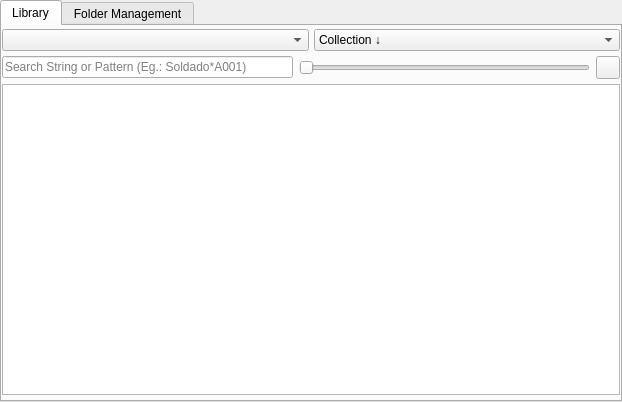
<?xml version="1.0" encoding="UTF-8"?>
<ui version="4.0">
 <class>AssetGallery</class>
 <widget class="QWidget" name="AssetGallery">
  <property name="geometry">
   <rect>
    <x>0</x>
    <y>0</y>
    <width>622</width>
    <height>402</height>
   </rect>
  </property>
  <property name="windowTitle">
   <string>Form</string>
  </property>
  <layout class="QVBoxLayout" name="verticalLayout_2">
   <property name="leftMargin">
    <number>0</number>
   </property>
   <property name="topMargin">
    <number>0</number>
   </property>
   <property name="rightMargin">
    <number>0</number>
   </property>
   <property name="bottomMargin">
    <number>0</number>
   </property>
   <item>
    <widget class="QTabWidget" name="tabWidget">
     <property name="whatsThis">
      <string notr="true"/>
     </property>
     <property name="currentIndex">
      <number>0</number>
     </property>
     <widget class="QWidget" name="libraryTab">
      <attribute name="title">
       <string>Library</string>
      </attribute>
      <layout class="QVBoxLayout" name="verticalLayout">
       <property name="spacing">
        <number>5</number>
       </property>
       <property name="leftMargin">
        <number>0</number>
       </property>
       <property name="topMargin">
        <number>3</number>
       </property>
       <property name="rightMargin">
        <number>0</number>
       </property>
       <property name="bottomMargin">
        <number>0</number>
       </property>
       <item>
        <widget class="QWidget" name="widget" native="true">
         <layout class="QHBoxLayout" name="horizontalLayout_2">
          <property name="spacing">
           <number>5</number>
          </property>
          <property name="leftMargin">
           <number>0</number>
          </property>
          <property name="topMargin">
           <number>0</number>
          </property>
          <property name="rightMargin">
           <number>0</number>
          </property>
          <property name="bottomMargin">
           <number>0</number>
          </property>
          <item>
           <widget class="QComboBox" name="rootBox"/>
          </item>
          <item>
           <widget class="QComboBox" name="collectionsBox">
            <property name="currentText">
             <string>Collection ↓ </string>
            </property>
            <item>
             <property name="text">
              <string>Collection ↓ </string>
             </property>
            </item>
           </widget>
          </item>
         </layout>
        </widget>
       </item>
       <item>
        <widget class="QWidget" name="libraryTopBarContainer" native="true">
         <layout class="QHBoxLayout" name="horizontalLayout">
          <property name="leftMargin">
           <number>0</number>
          </property>
          <property name="topMargin">
           <number>0</number>
          </property>
          <property name="rightMargin">
           <number>0</number>
          </property>
          <property name="bottomMargin">
           <number>0</number>
          </property>
          <item>
           <widget class="QLineEdit" name="searchBar">
            <property name="placeholderText">
             <string>Search String or Pattern (Eg.: Soldado*A001)</string>
            </property>
           </widget>
          </item>
          <item>
           <widget class="QSlider" name="thumbnailSizeSlider">
            <property name="toolTip">
             <string comment="AAAAAAAAAAAAAAAAAAAAAAAAAAAAAAAAAAAA" extracomment="AAAAAAAAAAAA">&lt;html&gt;&lt;head/&gt;&lt;body&gt;&lt;p&gt;Changes the thumbnail sizes&lt;/p&gt;&lt;/body&gt;&lt;/html&gt;</string>
            </property>
            <property name="statusTip">
             <string comment="BBBBBBBBBBBBBBBBBB" extracomment="BBBBBBBBBBBBBBBBBBBB"/>
            </property>
            <property name="whatsThis">
             <string comment="CCCCCCCCCCCCCCCCCCCC" extracomment="CCCCCCCCCCCCCC"/>
            </property>
            <property name="minimum">
             <number>50</number>
            </property>
            <property name="maximum">
             <number>500</number>
            </property>
            <property name="value">
             <number>50</number>
            </property>
            <property name="orientation">
             <enum>Qt::Horizontal</enum>
            </property>
           </widget>
          </item>
          <item>
           <widget class="QToolButton" name="toggleListView">
            <property name="toolTip">
             <string>&lt;html&gt;&lt;head/&gt;&lt;body&gt;&lt;p&gt;Toggles between the List and Grid view modes&lt;/p&gt;&lt;/body&gt;&lt;/html&gt;</string>
            </property>
            <property name="text">
             <string/>
            </property>
            <property name="icon">
             <iconset>
              <normalon>C:/Users/gabriel.leite/.designer/img/list_view.png</normalon>
             </iconset>
            </property>
            <property name="iconSize">
             <size>
              <width>16</width>
              <height>16</height>
             </size>
            </property>
            <property name="checkable">
             <bool>true</bool>
            </property>
           </widget>
          </item>
         </layout>
        </widget>
       </item>
       <item>
        <widget class="QListWidget" name="assetList">
         <property name="acceptDrops">
          <bool>true</bool>
         </property>
         <property name="dragEnabled">
          <bool>true</bool>
         </property>
         <property name="selectionMode">
          <enum>QAbstractItemView::ExtendedSelection</enum>
         </property>
         <property name="movement">
          <enum>QListView::Static</enum>
         </property>
         <property name="resizeMode">
          <enum>QListView::Adjust</enum>
         </property>
         <property name="spacing">
          <number>0</number>
         </property>
         <property name="gridSize">
          <size>
           <width>100</width>
           <height>100</height>
          </size>
         </property>
         <property name="viewMode">
          <enum>QListView::IconMode</enum>
         </property>
         <property name="uniformItemSizes">
          <bool>false</bool>
         </property>
        </widget>
       </item>
       <item>
        <widget class="QTextBrowser" name="messageBrowser">
         <property name="maximumSize">
          <size>
           <width>16777215</width>
           <height>0</height>
          </size>
         </property>
         <property name="openExternalLinks">
          <bool>true</bool>
         </property>
        </widget>
       </item>
      </layout>
     </widget>
     <widget class="QWidget" name="folderManagementTab">
      <attribute name="title">
       <string>Folder Management</string>
      </attribute>
      <layout class="QVBoxLayout" name="verticalLayout_3">
       <property name="spacing">
        <number>10</number>
       </property>
       <property name="leftMargin">
        <number>0</number>
       </property>
       <property name="topMargin">
        <number>3</number>
       </property>
       <property name="rightMargin">
        <number>0</number>
       </property>
       <property name="bottomMargin">
        <number>0</number>
       </property>
       <item>
        <widget class="QTableWidget" name="foldersTable">
         <property name="contextMenuPolicy">
          <enum>Qt::CustomContextMenu</enum>
         </property>
         <property name="selectionBehavior">
          <enum>QAbstractItemView::SelectRows</enum>
         </property>
         <property name="cornerButtonEnabled">
          <bool>false</bool>
         </property>
         <property name="columnCount">
          <number>3</number>
         </property>
         <attribute name="verticalHeaderVisible">
          <bool>false</bool>
         </attribute>
         <column>
          <property name="text">
           <string>root</string>
          </property>
         </column>
         <column>
          <property name="text">
           <string>model</string>
          </property>
         </column>
         <column>
          <property name="text">
           <string>config</string>
          </property>
         </column>
        </widget>
       </item>
      </layout>
     </widget>
    </widget>
   </item>
  </layout>
 </widget>
 <resources/>
 <connections>
  <connection>
   <sender>searchBar</sender>
   <signal>textChanged(QString)</signal>
   <receiver>AssetGallery</receiver>
   <slot>filterItems()</slot>
   <hints>
    <hint type="sourcelabel">
     <x>84</x>
     <y>58</y>
    </hint>
    <hint type="destinationlabel">
     <x>96</x>
     <y>0</y>
    </hint>
   </hints>
  </connection>
  <connection>
   <sender>collectionsBox</sender>
   <signal>currentTextChanged(QString)</signal>
   <receiver>AssetGallery</receiver>
   <slot>collectionChanged()</slot>
   <hints>
    <hint type="sourcelabel">
     <x>358</x>
     <y>31</y>
    </hint>
    <hint type="destinationlabel">
     <x>47</x>
     <y>0</y>
    </hint>
   </hints>
  </connection>
  <connection>
   <sender>thumbnailSizeSlider</sender>
   <signal>valueChanged(int)</signal>
   <receiver>AssetGallery</receiver>
   <slot>thumbnailResize()</slot>
   <hints>
    <hint type="sourcelabel">
     <x>354</x>
     <y>59</y>
    </hint>
    <hint type="destinationlabel">
     <x>240</x>
     <y>0</y>
    </hint>
   </hints>
  </connection>
  <connection>
   <sender>assetList</sender>
   <signal>itemDoubleClicked(QListWidgetItem*)</signal>
   <receiver>AssetGallery</receiver>
   <slot>import_asset()</slot>
   <hints>
    <hint type="sourcelabel">
     <x>380</x>
     <y>213</y>
    </hint>
    <hint type="destinationlabel">
     <x>496</x>
     <y>0</y>
    </hint>
   </hints>
  </connection>
  <connection>
   <sender>toggleListView</sender>
   <signal>toggled(bool)</signal>
   <receiver>AssetGallery</receiver>
   <slot>toggleListView()</slot>
   <hints>
    <hint type="sourcelabel">
     <x>611</x>
     <y>59</y>
    </hint>
    <hint type="destinationlabel">
     <x>501</x>
     <y>0</y>
    </hint>
   </hints>
  </connection>
  <connection>
   <sender>foldersTable</sender>
   <signal>customContextMenuRequested(QPoint)</signal>
   <receiver>AssetGallery</receiver>
   <slot>spawnFoldersTableContextMenu()</slot>
   <hints>
    <hint type="sourcelabel">
     <x>101</x>
     <y>50</y>
    </hint>
    <hint type="destinationlabel">
     <x>203</x>
     <y>0</y>
    </hint>
   </hints>
  </connection>
  <connection>
   <sender>thumbnailSizeSlider</sender>
   <signal>sliderReleased()</signal>
   <receiver>AssetGallery</receiver>
   <slot>saveState()</slot>
   <hints>
    <hint type="sourcelabel">
     <x>325</x>
     <y>64</y>
    </hint>
    <hint type="destinationlabel">
     <x>312</x>
     <y>-121</y>
    </hint>
   </hints>
  </connection>
  <connection>
   <sender>rootBox</sender>
   <signal>currentTextChanged(QString)</signal>
   <receiver>AssetGallery</receiver>
   <slot>rootChanged()</slot>
   <hints>
    <hint type="sourcelabel">
     <x>169</x>
     <y>38</y>
    </hint>
    <hint type="destinationlabel">
     <x>203</x>
     <y>-149</y>
    </hint>
   </hints>
  </connection>
  <connection>
   <sender>foldersTable</sender>
   <signal>itemChanged(QTableWidgetItem*)</signal>
   <receiver>AssetGallery</receiver>
   <slot>saveState()</slot>
   <hints>
    <hint type="sourcelabel">
     <x>101</x>
     <y>50</y>
    </hint>
    <hint type="destinationlabel">
     <x>388</x>
     <y>-169</y>
    </hint>
   </hints>
  </connection>
  <connection>
   <sender>tabWidget</sender>
   <signal>currentChanged(int)</signal>
   <receiver>AssetGallery</receiver>
   <slot>tabChanged()</slot>
   <hints>
    <hint type="sourcelabel">
     <x>70</x>
     <y>7</y>
    </hint>
    <hint type="destinationlabel">
     <x>79</x>
     <y>-158</y>
    </hint>
   </hints>
  </connection>
 </connections>
 <slots>
  <slot>updateParms()</slot>
  <slot>filterItems()</slot>
  <slot>collectionChanged()</slot>
  <slot>thumbnailResize()</slot>
  <slot>import_asset()</slot>
  <slot>toggleListView()</slot>
  <slot>save_preferences()</slot>
  <slot>spawnFoldersTableContextMenu()</slot>
  <slot>updateRootBox()</slot>
  <slot>saveState()</slot>
  <slot>loadState()</slot>
  <slot>rootChanged()</slot>
  <slot>tabChanged()</slot>
 </slots>
</ui>
